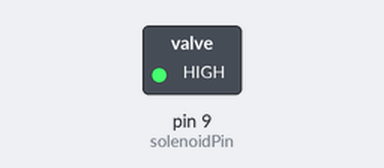
Bench run of a sketch on a simulated Arduino Uno, built with avr-gcc and run on an emulated ATmega328P. Shown: switched loads named in the sketch (green lamp = pin HIGH). Dashed ring = blinking.

Above: at 0.5 s.
Timing chart, 0 to 4.6 s (numbered marks = the images above):
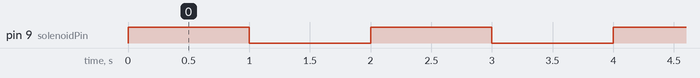

Measured:
- by itself, pin 9 (solenoidPin): alternates HIGH for 1.0 s and LOW for 1.0 s

The sketch:

Arduino-Solenoid-Program.ino
```cpp
int solenoidPin = 9;                    //This is the output pin on the Arduino

void setup()
{
  pinMode(solenoidPin, OUTPUT);          //Sets that pin as an output
}

void loop()
{
  digitalWrite(solenoidPin, HIGH);      //Switch Solenoid ON
  delay(1000);                          //Wait 1 Second
  digitalWrite(solenoidPin, LOW);       //Switch Solenoid OFF
  delay(1000);                          //Wait 1 Second
}
```
